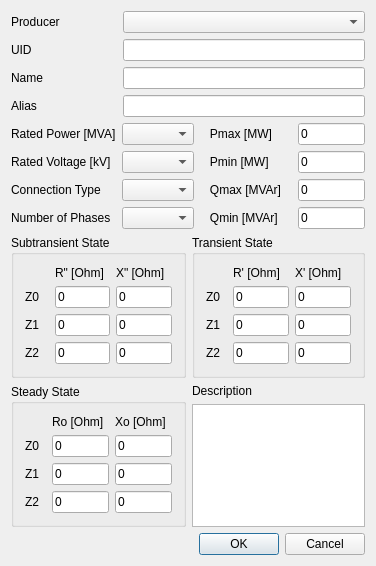
<?xml version="1.0" encoding="UTF-8"?>
<ui version="4.0">
 <class>catUnit</class>
 <widget class="QDialog" name="catUnit">
  <property name="enabled">
   <bool>true</bool>
  </property>
  <property name="geometry">
   <rect>
    <x>0</x>
    <y>0</y>
    <width>376</width>
    <height>515</height>
   </rect>
  </property>
  <property name="windowTitle">
   <string>Generating Unit</string>
  </property>
  <layout class="QGridLayout" name="gridLayout_3">
   <item row="3" column="0">
    <layout class="QGridLayout" name="second">
     <item row="1" column="0">
      <widget class="QLabel" name="ratedVoltageLabel">
       <property name="text">
        <string>Rated Voltage [kV]</string>
       </property>
      </widget>
     </item>
     <item row="0" column="0">
      <widget class="QLabel" name="ratedPowerLabel">
       <property name="text">
        <string>Rated Power [MVA]</string>
       </property>
      </widget>
     </item>
     <item row="2" column="0">
      <widget class="QLabel" name="connectionLabel">
       <property name="text">
        <string>Connection Type</string>
       </property>
      </widget>
     </item>
     <item row="3" column="0">
      <widget class="QLabel" name="numberOfPhasesLabel">
       <property name="text">
        <string>Number of Phases</string>
       </property>
      </widget>
     </item>
     <item row="0" column="2">
      <widget class="QLabel" name="pmaxLabel">
       <property name="text">
        <string>   Pmax [MW]</string>
       </property>
      </widget>
     </item>
     <item row="1" column="2">
      <widget class="QLabel" name="pminLabel">
       <property name="text">
        <string>   Pmin [MW]</string>
       </property>
      </widget>
     </item>
     <item row="0" column="1">
      <widget class="QComboBox" name="ratedPowerComboBox">
       <property name="sizePolicy">
        <sizepolicy hsizetype="Expanding" vsizetype="Fixed">
         <horstretch>0</horstretch>
         <verstretch>0</verstretch>
        </sizepolicy>
       </property>
      </widget>
     </item>
     <item row="1" column="1">
      <widget class="QComboBox" name="ratedVoltageComboBox">
       <property name="sizePolicy">
        <sizepolicy hsizetype="Expanding" vsizetype="Fixed">
         <horstretch>0</horstretch>
         <verstretch>0</verstretch>
        </sizepolicy>
       </property>
      </widget>
     </item>
     <item row="2" column="1">
      <widget class="QComboBox" name="connectionComboBox">
       <property name="sizePolicy">
        <sizepolicy hsizetype="Expanding" vsizetype="Fixed">
         <horstretch>0</horstretch>
         <verstretch>0</verstretch>
        </sizepolicy>
       </property>
      </widget>
     </item>
     <item row="3" column="1">
      <widget class="QComboBox" name="numberOfPhasesComboBox">
       <property name="sizePolicy">
        <sizepolicy hsizetype="Expanding" vsizetype="Fixed">
         <horstretch>0</horstretch>
         <verstretch>0</verstretch>
        </sizepolicy>
       </property>
      </widget>
     </item>
     <item row="2" column="2">
      <widget class="QLabel" name="qmaxLabel">
       <property name="text">
        <string>   Qmax [MVAr]   </string>
       </property>
      </widget>
     </item>
     <item row="3" column="2">
      <widget class="QLabel" name="qminLabel">
       <property name="text">
        <string>   Qmin [MVAr]</string>
       </property>
      </widget>
     </item>
     <item row="0" column="3">
      <widget class="QLineEdit" name="pmaxLineEdit">
       <property name="text">
        <string>0</string>
       </property>
      </widget>
     </item>
     <item row="1" column="3">
      <widget class="QLineEdit" name="pminLineEdit">
       <property name="text">
        <string>0</string>
       </property>
      </widget>
     </item>
     <item row="2" column="3">
      <widget class="QLineEdit" name="qmaxLineEdit">
       <property name="text">
        <string>0</string>
       </property>
      </widget>
     </item>
     <item row="3" column="3">
      <widget class="QLineEdit" name="qminLineEdit">
       <property name="text">
        <string>0</string>
       </property>
      </widget>
     </item>
    </layout>
   </item>
   <item row="2" column="0">
    <layout class="QGridLayout" name="first">
     <item row="2" column="0">
      <widget class="QLabel" name="nameLabel">
       <property name="text">
        <string>Name                      </string>
       </property>
      </widget>
     </item>
     <item row="3" column="0">
      <widget class="QLabel" name="aliasLabel">
       <property name="text">
        <string>Alias</string>
       </property>
      </widget>
     </item>
     <item row="3" column="1">
      <widget class="QLineEdit" name="aliasLineEdit"/>
     </item>
     <item row="2" column="1">
      <widget class="QLineEdit" name="nameLineEdit"/>
     </item>
     <item row="1" column="1">
      <widget class="QLineEdit" name="uidLineEdit"/>
     </item>
     <item row="1" column="0">
      <widget class="QLabel" name="uidLabel">
       <property name="text">
        <string>UID</string>
       </property>
      </widget>
     </item>
     <item row="0" column="0">
      <widget class="QLabel" name="label">
       <property name="text">
        <string>Producer</string>
       </property>
      </widget>
     </item>
     <item row="0" column="1">
      <widget class="QComboBox" name="producerComboBox"/>
     </item>
    </layout>
   </item>
   <item row="4" column="0">
    <layout class="QGridLayout" name="third">
     <item row="0" column="1">
      <widget class="QGroupBox" name="Transient">
       <property name="title">
        <string>Transient State</string>
       </property>
       <layout class="QGridLayout" name="gridLayout_21">
        <item row="1" column="1">
         <widget class="QLineEdit" name="transientRZ0LineEdit">
          <property name="text">
           <string>0</string>
          </property>
         </widget>
        </item>
        <item row="5" column="1">
         <widget class="QLineEdit" name="transientRZ2LineEdit">
          <property name="text">
           <string>0</string>
          </property>
         </widget>
        </item>
        <item row="5" column="2">
         <widget class="QLineEdit" name="transientXZ2LineEdit">
          <property name="text">
           <string>0</string>
          </property>
         </widget>
        </item>
        <item row="5" column="0">
         <widget class="QLabel" name="transientZ2Label">
          <property name="text">
           <string>Z2</string>
          </property>
         </widget>
        </item>
        <item row="2" column="1">
         <widget class="QLineEdit" name="transientRZ1LineEdit">
          <property name="text">
           <string>0</string>
          </property>
         </widget>
        </item>
        <item row="1" column="2">
         <widget class="QLineEdit" name="transientXZ0LineEdit">
          <property name="text">
           <string>0</string>
          </property>
         </widget>
        </item>
        <item row="2" column="0">
         <widget class="QLabel" name="transientZ1Label">
          <property name="text">
           <string>Z1</string>
          </property>
         </widget>
        </item>
        <item row="2" column="2">
         <widget class="QLineEdit" name="transientXZ1LineEdit">
          <property name="text">
           <string>0</string>
          </property>
         </widget>
        </item>
        <item row="1" column="0">
         <widget class="QLabel" name="transientZ0Label">
          <property name="text">
           <string>Z0  </string>
          </property>
         </widget>
        </item>
        <item row="0" column="1">
         <widget class="QLabel" name="transientRLabel">
          <property name="text">
           <string>R' [Ohm]</string>
          </property>
         </widget>
        </item>
        <item row="0" column="2">
         <widget class="QLabel" name="transientXLabel">
          <property name="text">
           <string>X' [Ohm]</string>
          </property>
         </widget>
        </item>
       </layout>
      </widget>
     </item>
     <item row="0" column="0">
      <widget class="QGroupBox" name="Subtransient">
       <property name="title">
        <string>Subtransient State</string>
       </property>
       <layout class="QGridLayout" name="gridLayout_17">
        <item row="2" column="0">
         <widget class="QLabel" name="subtransientZ0Label">
          <property name="text">
           <string>Z0   </string>
          </property>
         </widget>
        </item>
        <item row="4" column="0">
         <widget class="QLabel" name="subtransientZ2Label">
          <property name="text">
           <string>Z2</string>
          </property>
         </widget>
        </item>
        <item row="3" column="0">
         <widget class="QLabel" name="subtransientZ1Label">
          <property name="text">
           <string>Z1</string>
          </property>
         </widget>
        </item>
        <item row="2" column="1">
         <widget class="QLineEdit" name="subtransientRZ0LineEdit">
          <property name="text">
           <string>0</string>
          </property>
         </widget>
        </item>
        <item row="3" column="1">
         <widget class="QLineEdit" name="subtransientRZ1LineEdit">
          <property name="text">
           <string>0</string>
          </property>
         </widget>
        </item>
        <item row="4" column="1">
         <widget class="QLineEdit" name="subtransientRZ2LineEdit">
          <property name="text">
           <string>0</string>
          </property>
         </widget>
        </item>
        <item row="2" column="2">
         <widget class="QLineEdit" name="subtransientXZ0LineEdit">
          <property name="text">
           <string>0</string>
          </property>
         </widget>
        </item>
        <item row="3" column="2">
         <widget class="QLineEdit" name="subtransientXZ1LineEdit">
          <property name="text">
           <string>0</string>
          </property>
         </widget>
        </item>
        <item row="4" column="2">
         <widget class="QLineEdit" name="subtransientXZ2LineEdit">
          <property name="text">
           <string>0</string>
          </property>
         </widget>
        </item>
        <item row="1" column="1">
         <widget class="QLabel" name="subtransientRLabel">
          <property name="text">
           <string>R&quot; [Ohm]</string>
          </property>
         </widget>
        </item>
        <item row="1" column="2">
         <widget class="QLabel" name="subtransientXLabel">
          <property name="text">
           <string>X&quot; [Ohm]</string>
          </property>
         </widget>
        </item>
       </layout>
      </widget>
     </item>
     <item row="1" column="1">
      <layout class="QVBoxLayout" name="DescriptionBox">
       <item>
        <widget class="QLabel" name="descriptionLabel">
         <property name="text">
          <string>Description</string>
         </property>
        </widget>
       </item>
       <item>
        <widget class="QTextEdit" name="descriptionTextEdit"/>
       </item>
      </layout>
     </item>
     <item row="1" column="0">
      <widget class="QGroupBox" name="Steady">
       <property name="title">
        <string>Steady State</string>
       </property>
       <layout class="QGridLayout" name="gridLayout_19">
        <item row="1" column="0">
         <widget class="QLabel" name="steadyZ0Label">
          <property name="text">
           <string>Z0  </string>
          </property>
         </widget>
        </item>
        <item row="2" column="0">
         <widget class="QLabel" name="steadyZ1Label">
          <property name="text">
           <string>Z1</string>
          </property>
         </widget>
        </item>
        <item row="1" column="1">
         <widget class="QLineEdit" name="steadyRZ0LineEdit">
          <property name="text">
           <string>0</string>
          </property>
         </widget>
        </item>
        <item row="2" column="2">
         <widget class="QLineEdit" name="steadyXZ1LineEdit">
          <property name="text">
           <string>0</string>
          </property>
         </widget>
        </item>
        <item row="3" column="1">
         <widget class="QLineEdit" name="steadyRZ2LineEdit">
          <property name="text">
           <string>0</string>
          </property>
         </widget>
        </item>
        <item row="3" column="2">
         <widget class="QLineEdit" name="steadyXZ2LineEdit">
          <property name="text">
           <string>0</string>
          </property>
         </widget>
        </item>
        <item row="1" column="2">
         <widget class="QLineEdit" name="steadyXZ0LineEdit">
          <property name="text">
           <string>0</string>
          </property>
         </widget>
        </item>
        <item row="2" column="1">
         <widget class="QLineEdit" name="steadyRZ1LineEdit">
          <property name="text">
           <string>0</string>
          </property>
         </widget>
        </item>
        <item row="3" column="0">
         <widget class="QLabel" name="steadyZ2Label">
          <property name="text">
           <string>Z2</string>
          </property>
         </widget>
        </item>
        <item row="0" column="1">
         <widget class="QLabel" name="steadyRLabel">
          <property name="text">
           <string>Ro [Ohm]</string>
          </property>
         </widget>
        </item>
        <item row="0" column="2">
         <widget class="QLabel" name="steadyXLabel">
          <property name="text">
           <string>Xo [Ohm]</string>
          </property>
         </widget>
        </item>
       </layout>
      </widget>
     </item>
    </layout>
   </item>
   <item row="5" column="0">
    <widget class="QDialogButtonBox" name="buttonBox">
     <property name="standardButtons">
      <set>QDialogButtonBox::Cancel|QDialogButtonBox::Ok</set>
     </property>
     <property name="centerButtons">
      <bool>false</bool>
     </property>
    </widget>
   </item>
  </layout>
 </widget>
 <layoutdefault spacing="6" margin="11"/>
 <resources/>
 <connections/>
</ui>
